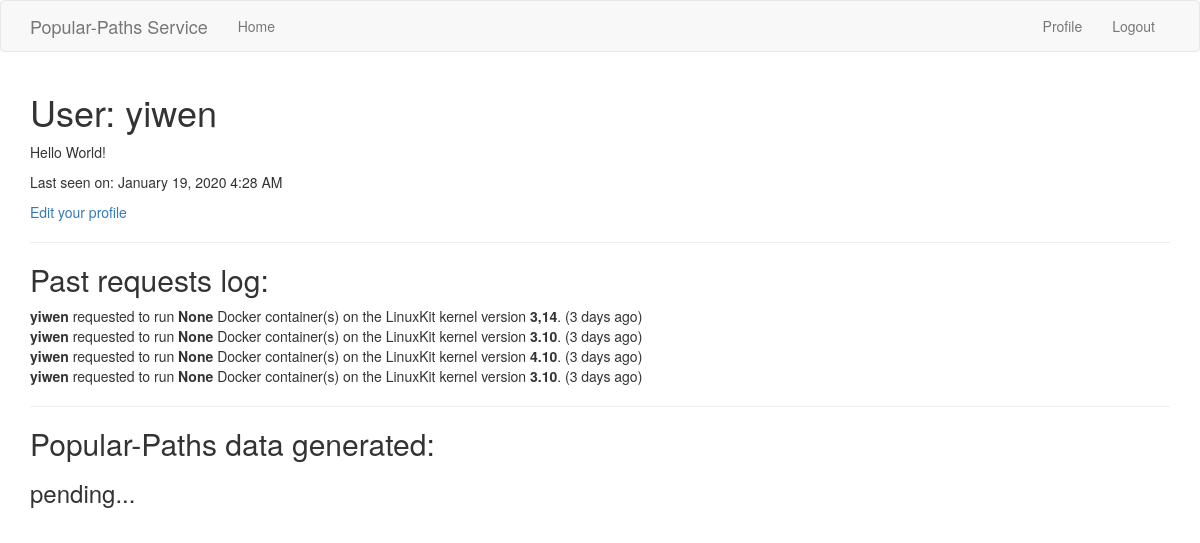
/user/yiwen (signed in), run on an earlier commit of the app's database.
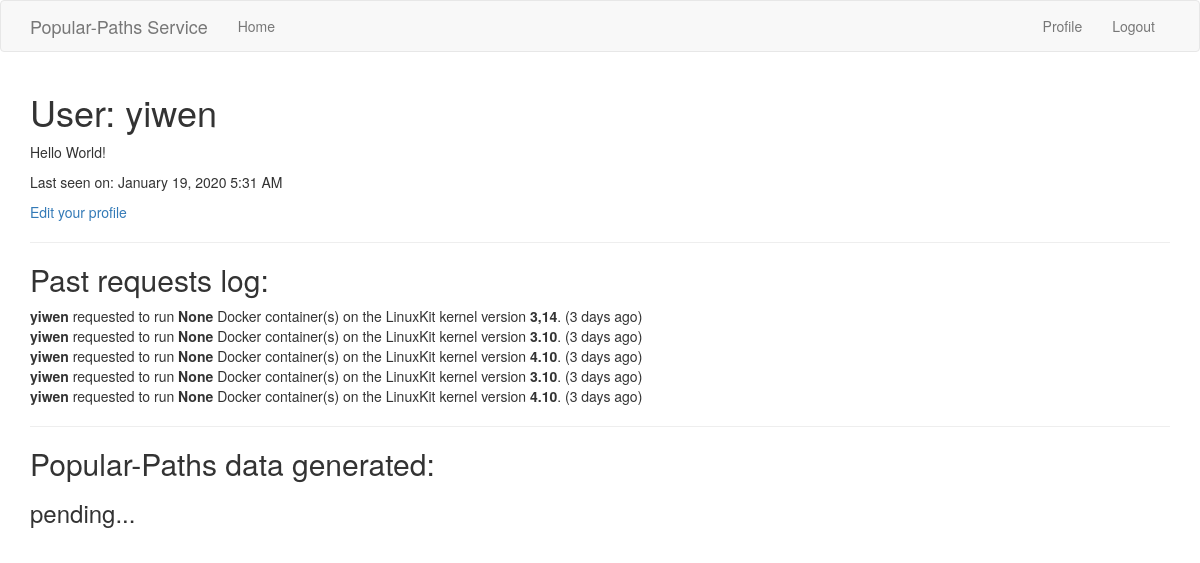
And on a later commit of the database.
### app/models.py (models this page shows, shortened)
class User(UserMixin, db.Model):
    id = db.Column(db.Integer, primary_key=True)
    username = db.Column(db.String(64), index=True, unique=True)
    email = db.Column(db.String(120), index=True, unique=True)
    password_hash = db.Column(db.String(128))
    posts = db.relationship('Post', backref='author', lazy='dynamic')
    task = db.relationship('Task', backref='user', lazy='dynamic')
    about_me = db.Column(db.String(140))
    last_seen = db.Column(db.DateTime, default=datetime.utcnow)
    def get_all_posts(self):
        return Post.query.filter_by(user_id=self.id).all()

class Post(db.Model):
    id = db.Column(db.Integer, primary_key=True)
    body = db.Column(db.String(140))
    kernel_version = db.Column(db.String(100))
    container = db.Column(db.String(100))
    timestamp = db.Column(db.DateTime, index=True, default=datetime.utcnow)
    user_id = db.Column(db.Integer, db.ForeignKey('user.id'))

### app/routes.py (the view)
@app.route('/user/<username>')
@login_required
def user(username):
    user = User.query.filter_by(username=username).first_or_404()
    posts = current_user.get_all_posts()
    return render_template('user.html', user=user, posts=posts)

### app/models.py (called while the page is built)
@login.user_loader
def load_user(id):
    return User.query.get(int(id))

### app/routes.py (called while the page is built)
@app.before_request
def before_request():
    if current_user.is_authenticated:
        current_user.last_seen = datetime.utcnow()
        db.session.commit()

### app/templates/user.html
{% extends "base.html" %}
{% block app_content %}
    <h1>User: {{ user.username }}</h1>
    {% if user.about_me %}<p>{{ user.about_me }}</p>{% endif %}
    {% if user.last_seen %}<p>Last seen on: {{ moment(user.last_seen).format('LLL') }}</p>{% endif %}
    {% if user == current_user %}
    <p><a href="{{ url_for('edit_profile') }}">Edit your profile</a></p>
    {% endif %}
    <hr>
    <h2>Past requests log:</h2>
    {% for post in posts %}
        {% include '_post.html' %}
    {% endfor %}
    <hr>
    <h2> Popular-Paths data generated:</h2>
    <h3> pending...</h3>
{% endblock %}

### app/templates/_post.html
    <table>
        <tr valign="top">
            <td><b>{{ post.author.username }}</b> requested to run <b>{{ post.container }}</b> Docker container(s) on the LinuxKit kernel version <b>{{ post.kernel_version}}</b>.   ({{ moment(post.timestamp).fromNow() }})</td>
        </tr>
    </table>

What changed in the data, as far as the page shows it:
changed User "yiwen": last_seen "January 19, 2020 4:28 AM" → "January 19, 2020 5:31 AM"
added Post: author.username "yiwen", container "None", kernel_version "4.10", timestamp "3 days ago"
